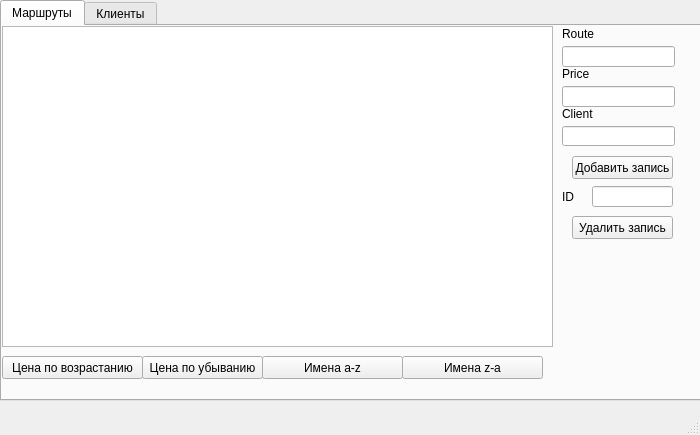
<?xml version="1.0" encoding="UTF-8"?>
<ui version="4.0">
 <class>MainWindow</class>
 <widget class="QMainWindow" name="MainWindow">
  <property name="geometry">
   <rect>
    <x>0</x>
    <y>0</y>
    <width>700</width>
    <height>435</height>
   </rect>
  </property>
  <property name="minimumSize">
   <size>
    <width>700</width>
    <height>435</height>
   </size>
  </property>
  <property name="maximumSize">
   <size>
    <width>700</width>
    <height>435</height>
   </size>
  </property>
  <property name="windowTitle">
   <string>MainWindow</string>
  </property>
  <widget class="QWidget" name="centralwidget">
   <widget class="QTabWidget" name="tabWidget">
    <property name="geometry">
     <rect>
      <x>0</x>
      <y>0</y>
      <width>701</width>
      <height>401</height>
     </rect>
    </property>
    <property name="currentIndex">
     <number>0</number>
    </property>
    <widget class="QWidget" name="tab">
     <property name="toolTip">
      <string notr="true"/>
     </property>
     <attribute name="title">
      <string>Маршруты</string>
     </attribute>
     <widget class="QTableView" name="tableView">
      <property name="geometry">
       <rect>
        <x>0</x>
        <y>0</y>
        <width>551</width>
        <height>321</height>
       </rect>
      </property>
     </widget>
     <widget class="QPushButton" name="filterDataButton">
      <property name="geometry">
       <rect>
        <x>0</x>
        <y>330</y>
        <width>141</width>
        <height>23</height>
       </rect>
      </property>
      <property name="text">
       <string>Цена по возрастанию</string>
      </property>
     </widget>
     <widget class="QPushButton" name="filterData2Button">
      <property name="geometry">
       <rect>
        <x>140</x>
        <y>330</y>
        <width>121</width>
        <height>23</height>
       </rect>
      </property>
      <property name="text">
       <string>Цена по убыванию</string>
      </property>
     </widget>
     <widget class="QPushButton" name="pushButtonRem">
      <property name="geometry">
       <rect>
        <x>570</x>
        <y>190</y>
        <width>101</width>
        <height>23</height>
       </rect>
      </property>
      <property name="text">
       <string>Удалить запись</string>
      </property>
     </widget>
     <widget class="QLineEdit" name="lineEditID">
      <property name="geometry">
       <rect>
        <x>590</x>
        <y>160</y>
        <width>81</width>
        <height>21</height>
       </rect>
      </property>
     </widget>
     <widget class="QPushButton" name="pushButtonAdd">
      <property name="geometry">
       <rect>
        <x>570</x>
        <y>130</y>
        <width>101</width>
        <height>23</height>
       </rect>
      </property>
      <property name="text">
       <string>Добавить запись</string>
      </property>
     </widget>
     <widget class="QLineEdit" name="lineEditPrice">
      <property name="geometry">
       <rect>
        <x>560</x>
        <y>60</y>
        <width>113</width>
        <height>21</height>
       </rect>
      </property>
     </widget>
     <widget class="QLineEdit" name="lineEditRoute">
      <property name="geometry">
       <rect>
        <x>560</x>
        <y>20</y>
        <width>113</width>
        <height>21</height>
       </rect>
      </property>
     </widget>
     <widget class="QLineEdit" name="lineEditClient">
      <property name="geometry">
       <rect>
        <x>560</x>
        <y>100</y>
        <width>113</width>
        <height>20</height>
       </rect>
      </property>
     </widget>
     <widget class="QLabel" name="label_4">
      <property name="geometry">
       <rect>
        <x>560</x>
        <y>40</y>
        <width>101</width>
        <height>16</height>
       </rect>
      </property>
      <property name="text">
       <string>Price</string>
      </property>
     </widget>
     <widget class="QLabel" name="label_2">
      <property name="geometry">
       <rect>
        <x>560</x>
        <y>0</y>
        <width>101</width>
        <height>16</height>
       </rect>
      </property>
      <property name="text">
       <string>Route</string>
      </property>
     </widget>
     <widget class="QLabel" name="label">
      <property name="geometry">
       <rect>
        <x>560</x>
        <y>80</y>
        <width>101</width>
        <height>16</height>
       </rect>
      </property>
      <property name="text">
       <string>Client</string>
      </property>
     </widget>
     <widget class="QLabel" name="label_3">
      <property name="geometry">
       <rect>
        <x>560</x>
        <y>160</y>
        <width>16</width>
        <height>21</height>
       </rect>
      </property>
      <property name="text">
       <string>ID</string>
      </property>
     </widget>
     <widget class="QPushButton" name="filterDataButton_2">
      <property name="geometry">
       <rect>
        <x>260</x>
        <y>330</y>
        <width>141</width>
        <height>23</height>
       </rect>
      </property>
      <property name="text">
       <string>Имена a-z</string>
      </property>
     </widget>
     <widget class="QPushButton" name="filterDataButton_3">
      <property name="geometry">
       <rect>
        <x>400</x>
        <y>330</y>
        <width>141</width>
        <height>23</height>
       </rect>
      </property>
      <property name="text">
       <string>Имена z-a</string>
      </property>
     </widget>
    </widget>
    <widget class="QWidget" name="tab_2">
     <attribute name="title">
      <string>Клиенты</string>
     </attribute>
     <widget class="QTableView" name="tableView_2">
      <property name="geometry">
       <rect>
        <x>0</x>
        <y>0</y>
        <width>551</width>
        <height>321</height>
       </rect>
      </property>
     </widget>
     <widget class="QPushButton" name="pushButtonRemPerson">
      <property name="geometry">
       <rect>
        <x>570</x>
        <y>160</y>
        <width>101</width>
        <height>23</height>
       </rect>
      </property>
      <property name="text">
       <string>Удалить Запись</string>
      </property>
     </widget>
     <widget class="QLineEdit" name="lineEditIDPerson">
      <property name="geometry">
       <rect>
        <x>590</x>
        <y>130</y>
        <width>81</width>
        <height>21</height>
       </rect>
      </property>
     </widget>
     <widget class="QLabel" name="label_9">
      <property name="geometry">
       <rect>
        <x>570</x>
        <y>130</y>
        <width>16</width>
        <height>21</height>
       </rect>
      </property>
      <property name="text">
       <string>ID</string>
      </property>
     </widget>
     <widget class="QLabel" name="label_5">
      <property name="geometry">
       <rect>
        <x>560</x>
        <y>10</y>
        <width>101</width>
        <height>16</height>
       </rect>
      </property>
      <property name="text">
       <string>Client</string>
      </property>
     </widget>
     <widget class="QLineEdit" name="lineEditClient_2">
      <property name="geometry">
       <rect>
        <x>560</x>
        <y>30</y>
        <width>113</width>
        <height>20</height>
       </rect>
      </property>
     </widget>
     <widget class="QPushButton" name="pushButtonAdd_2">
      <property name="geometry">
       <rect>
        <x>570</x>
        <y>100</y>
        <width>101</width>
        <height>23</height>
       </rect>
      </property>
      <property name="text">
       <string>Добавить запись</string>
      </property>
     </widget>
     <widget class="QLabel" name="label_6">
      <property name="geometry">
       <rect>
        <x>560</x>
        <y>50</y>
        <width>101</width>
        <height>16</height>
       </rect>
      </property>
      <property name="text">
       <string>Age</string>
      </property>
     </widget>
     <widget class="QLineEdit" name="lineEditAge">
      <property name="geometry">
       <rect>
        <x>560</x>
        <y>70</y>
        <width>113</width>
        <height>20</height>
       </rect>
      </property>
     </widget>
     <widget class="QPushButton" name="filterDataButton_4">
      <property name="geometry">
       <rect>
        <x>0</x>
        <y>330</y>
        <width>141</width>
        <height>23</height>
       </rect>
      </property>
      <property name="text">
       <string>Имена a-z</string>
      </property>
     </widget>
     <widget class="QPushButton" name="filterDataButton_5">
      <property name="geometry">
       <rect>
        <x>140</x>
        <y>330</y>
        <width>141</width>
        <height>23</height>
       </rect>
      </property>
      <property name="text">
       <string>Имена z-a</string>
      </property>
     </widget>
    </widget>
   </widget>
  </widget>
  <widget class="QMenuBar" name="menubar">
   <property name="geometry">
    <rect>
     <x>0</x>
     <y>0</y>
     <width>700</width>
     <height>21</height>
    </rect>
   </property>
  </widget>
  <widget class="QStatusBar" name="statusbar"/>
 </widget>
 <resources/>
 <connections/>
</ui>
